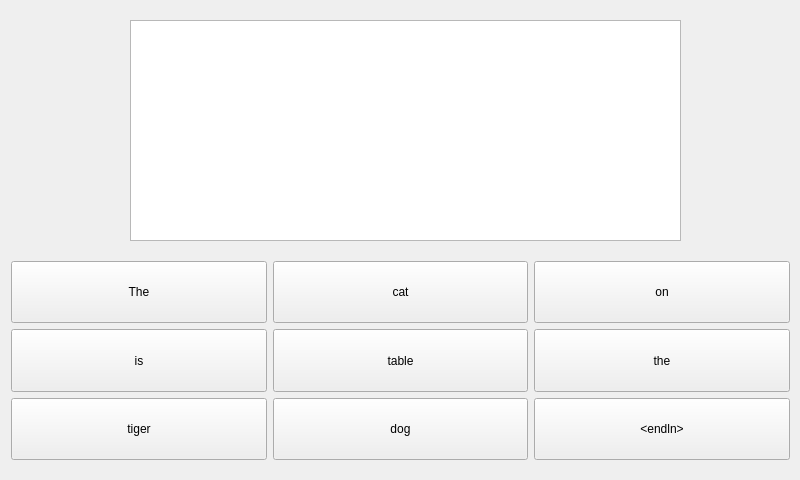
<?xml version="1.0" encoding="UTF-8"?>
<ui version="4.0">
 <class>MainWindow</class>
 <widget class="QMainWindow" name="MainWindow">
  <property name="geometry">
   <rect>
    <x>0</x>
    <y>0</y>
    <width>800</width>
    <height>480</height>
   </rect>
  </property>
  <property name="windowTitle">
   <string>MainWindow</string>
  </property>
  <widget class="QWidget" name="centralWidget">
   <widget class="QTextEdit" name="textEdit">
    <property name="geometry">
     <rect>
      <x>130</x>
      <y>20</y>
      <width>551</width>
      <height>221</height>
     </rect>
    </property>
   </widget>
   <widget class="QWidget" name="gridLayoutWidget">
    <property name="geometry">
     <rect>
      <x>0</x>
      <y>250</y>
      <width>801</width>
      <height>221</height>
     </rect>
    </property>
    <layout class="QGridLayout" name="gridLayout">
     <item row="2" column="2">
      <widget class="QPushButton" name="pushButton_9">
       <property name="sizePolicy">
        <sizepolicy hsizetype="Expanding" vsizetype="Expanding">
         <horstretch>0</horstretch>
         <verstretch>0</verstretch>
        </sizepolicy>
       </property>
       <property name="text">
        <string>&lt;endln&gt;</string>
       </property>
      </widget>
     </item>
     <item row="1" column="0">
      <widget class="QPushButton" name="pushButton_5">
       <property name="sizePolicy">
        <sizepolicy hsizetype="Expanding" vsizetype="Expanding">
         <horstretch>0</horstretch>
         <verstretch>0</verstretch>
        </sizepolicy>
       </property>
       <property name="text">
        <string>is</string>
       </property>
      </widget>
     </item>
     <item row="0" column="0">
      <widget class="QPushButton" name="pushButton">
       <property name="sizePolicy">
        <sizepolicy hsizetype="Expanding" vsizetype="Expanding">
         <horstretch>0</horstretch>
         <verstretch>0</verstretch>
        </sizepolicy>
       </property>
       <property name="text">
        <string>The</string>
       </property>
      </widget>
     </item>
     <item row="2" column="0">
      <widget class="QPushButton" name="pushButton_4">
       <property name="sizePolicy">
        <sizepolicy hsizetype="Expanding" vsizetype="Expanding">
         <horstretch>0</horstretch>
         <verstretch>0</verstretch>
        </sizepolicy>
       </property>
       <property name="text">
        <string>tiger</string>
       </property>
      </widget>
     </item>
     <item row="0" column="1">
      <widget class="QPushButton" name="pushButton_2">
       <property name="sizePolicy">
        <sizepolicy hsizetype="Expanding" vsizetype="Expanding">
         <horstretch>0</horstretch>
         <verstretch>0</verstretch>
        </sizepolicy>
       </property>
       <property name="text">
        <string>cat</string>
       </property>
      </widget>
     </item>
     <item row="0" column="2">
      <widget class="QPushButton" name="pushButton_3">
       <property name="sizePolicy">
        <sizepolicy hsizetype="Expanding" vsizetype="Expanding">
         <horstretch>0</horstretch>
         <verstretch>0</verstretch>
        </sizepolicy>
       </property>
       <property name="text">
        <string>on</string>
       </property>
      </widget>
     </item>
     <item row="2" column="1">
      <widget class="QPushButton" name="pushButton_11">
       <property name="sizePolicy">
        <sizepolicy hsizetype="Expanding" vsizetype="Expanding">
         <horstretch>0</horstretch>
         <verstretch>0</verstretch>
        </sizepolicy>
       </property>
       <property name="text">
        <string>dog</string>
       </property>
      </widget>
     </item>
     <item row="1" column="1">
      <widget class="QPushButton" name="pushButton_10">
       <property name="sizePolicy">
        <sizepolicy hsizetype="Expanding" vsizetype="Expanding">
         <horstretch>0</horstretch>
         <verstretch>0</verstretch>
        </sizepolicy>
       </property>
       <property name="text">
        <string>table</string>
       </property>
      </widget>
     </item>
     <item row="1" column="2">
      <widget class="QPushButton" name="pushButton_8">
       <property name="sizePolicy">
        <sizepolicy hsizetype="Expanding" vsizetype="Expanding">
         <horstretch>0</horstretch>
         <verstretch>0</verstretch>
        </sizepolicy>
       </property>
       <property name="text">
        <string>the</string>
       </property>
      </widget>
     </item>
    </layout>
   </widget>
  </widget>
 </widget>
 <layoutdefault spacing="6" margin="11"/>
 <resources/>
 <connections/>
</ui>
